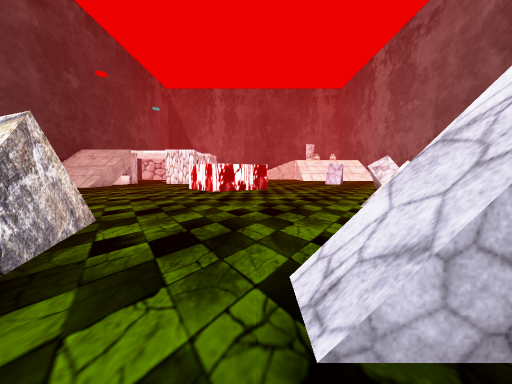
view 1 (above)

22 first-person views from a walk through a scene from a Unity 3-D project. The camera is 1.44 m above the floor, tilts 4° down and sees 85° across. The floor is counted in squares, 1.44 m on a side. Each view is taken from the middle of a square. On the plan, view 1 faces up. The plan holds only what a view shows up to about 11 squares ahead; the rest is blank. The place goes on beyond the plan. The player is left out. Some surface patterns are stand-ins.

view 2
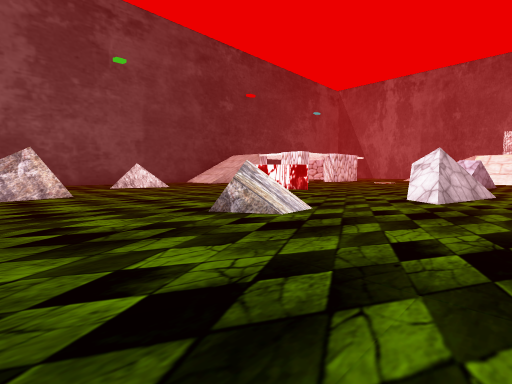

view 3
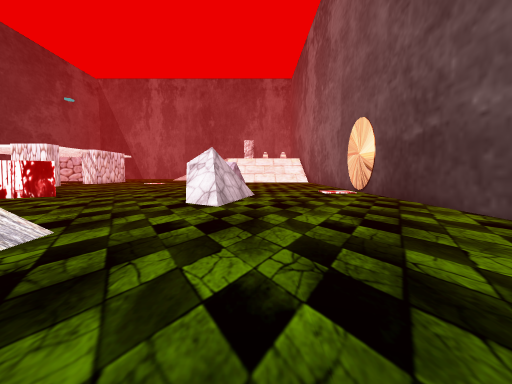

view 4
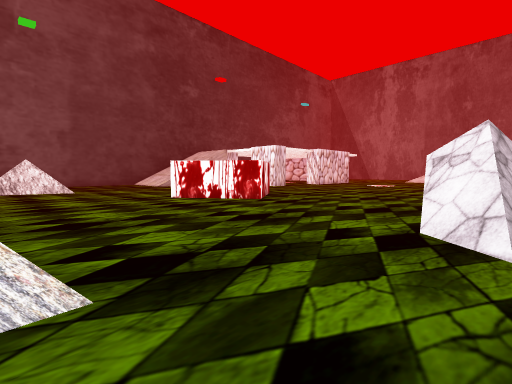

view 5
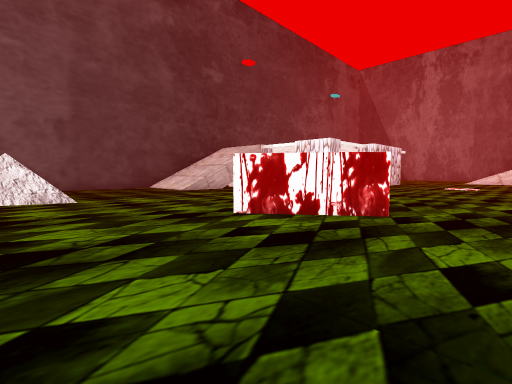

view 6
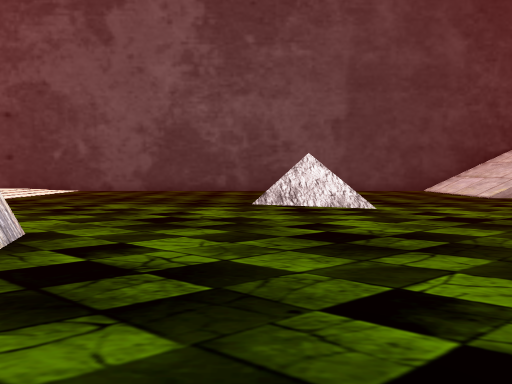

view 7
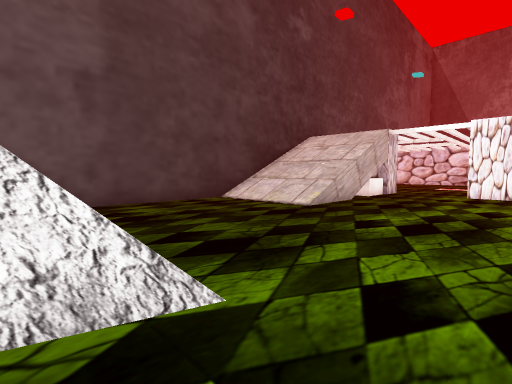

view 8
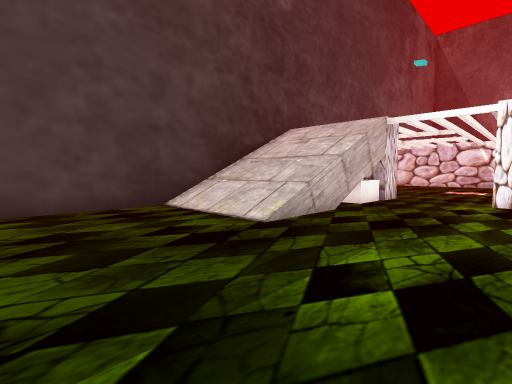

view 9
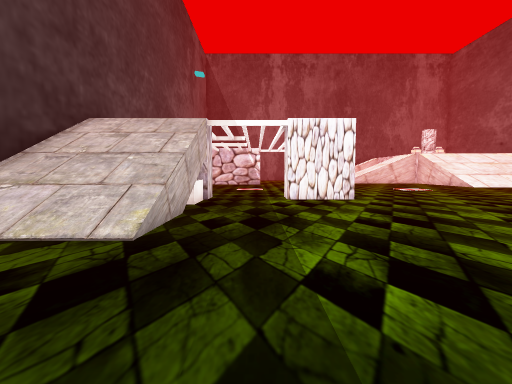

view 10
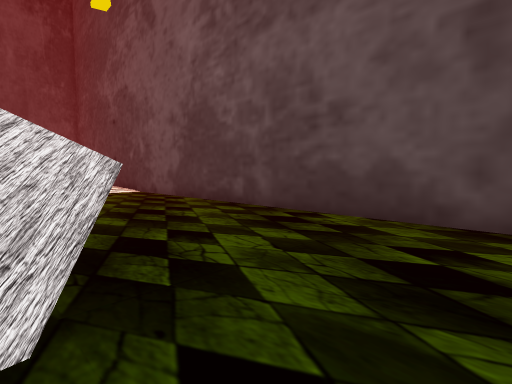

view 11
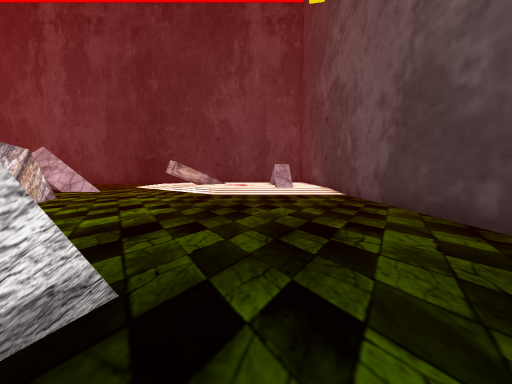

view 12
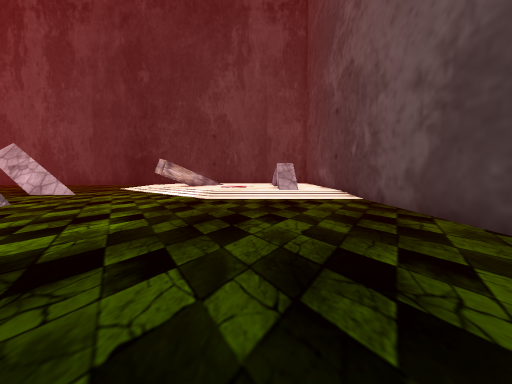

view 13
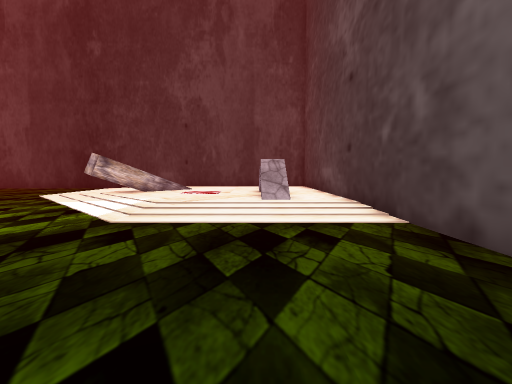

view 14
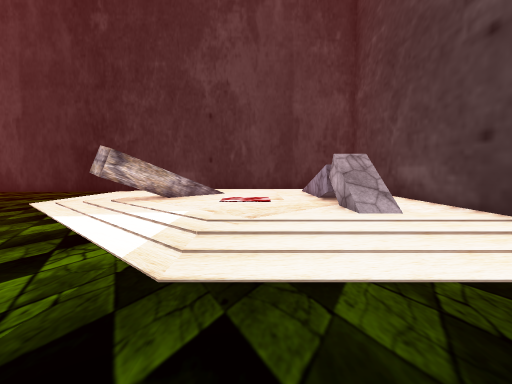

view 15
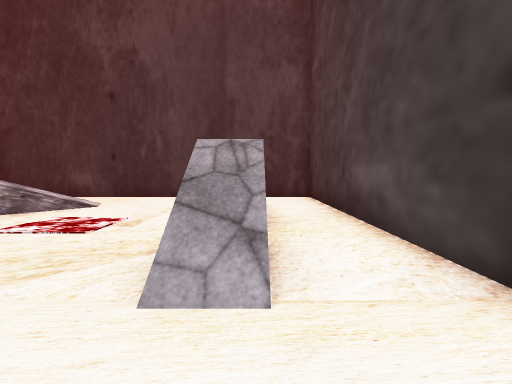

view 16
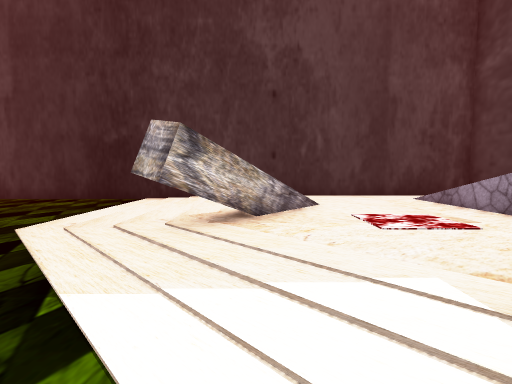

view 17
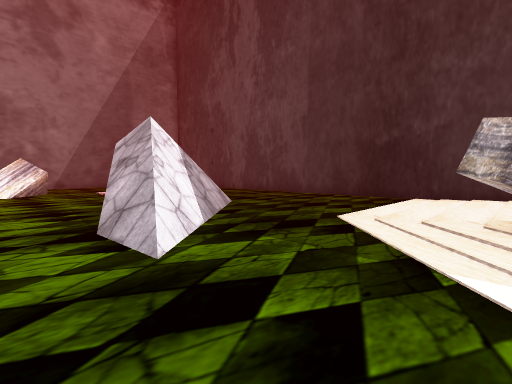

view 18
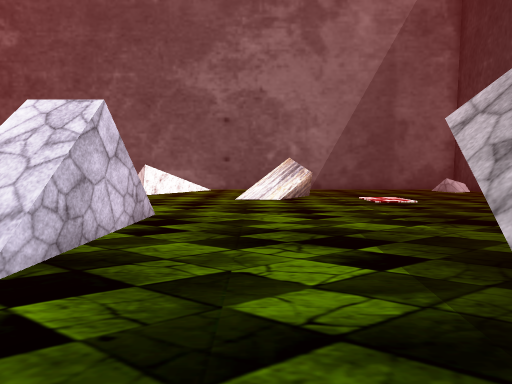

view 19
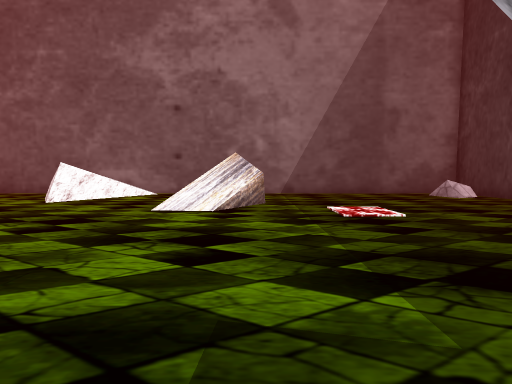

view 20
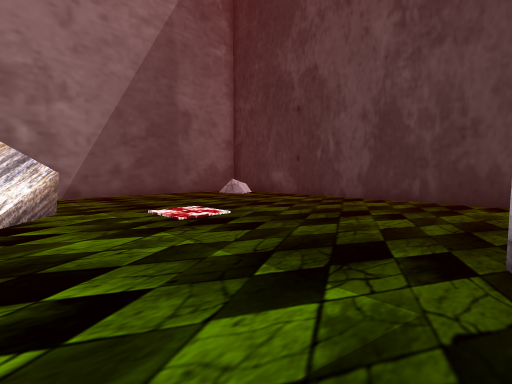

view 21
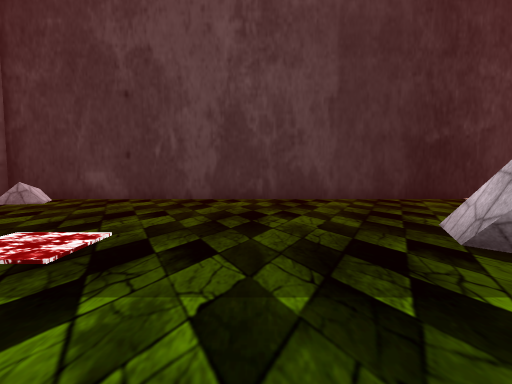

view 22
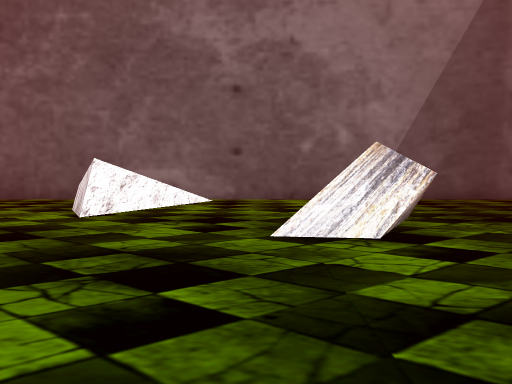

### Floor plan
Key: @ floor where view 1 was taken; # wall or solid block; . main floor; : floor 0.25 m higher than the main floor; + floor 4.25 m higher than the main floor; / step, stairs or slope; = window, fence, low wall or low ledge.
Columns run from 15 left of view 1 to 14 right of it. Each row starts with its distance up from view 1.
 27       ..
 26      ...
 25 #   +...##......
 24 #////...........
 23 #////.............
 22 #////.............
 21 #////.............
 20 #////........  ... ..
 19 #////.......   ......
 18 #////......    .......
 17 #..........    #...... #=
 16 #........... ###......##......
 15 #............#........##......
 14 #.....................#=......
 13 #.............................
 12 #.....=#......................
 11 #....##.......................
 10 #....##.......................
  9 #.....=.............#.........
  8 #.................=##.........
  7 #.............................
  6 #............................
  5 #..........##..............#
  4 #........../#.............##
  3 #..........//..............==
  2 #........../ ...//  ........=
  1 #.............................
  0 #..............@..............
 -1 #.......................#.....
 -2 #.......................#   ..
 -3 #::::::......###........##
 -4 #://::::......###.............
 -5 #://:::::......###............
 -6 #:#/:::::#......##............
 -7 #://::::##:.....=.............
 -8 #://::::# :...................
 -9 #://::://::.................
-10 #://:::  ::.................
-11 #://:::: ::................==
-12 #::::::::::.................=
-13 ##############################

Positions as (right, up) in squares from view 1, and headings:
1: (0, 0), facing up
2: (10, 3), facing up-left
3: (9, 5), facing up
4: (8, 9), facing up-left
5: (3, 10), facing up-left
6: (0, 9), facing left
7: (-6, 11), facing up-left
8: (-7, 14), facing up-left
9: (-9, 14), facing up
10: (-9, 14), facing down-left
11: (-11, 12), facing down
12: (-11, 10), facing down
13: (-12, 5), facing down
14: (-10, 2), facing down
15: (-13, -2), facing down
16: (-7, -2), facing down
17: (-6, -1), facing down-right
18: (-2, -1), facing right
19: (1, -3), facing right
20: (2, -2), facing down-right
21: (5, -2), facing down
22: (4, 0), facing right
